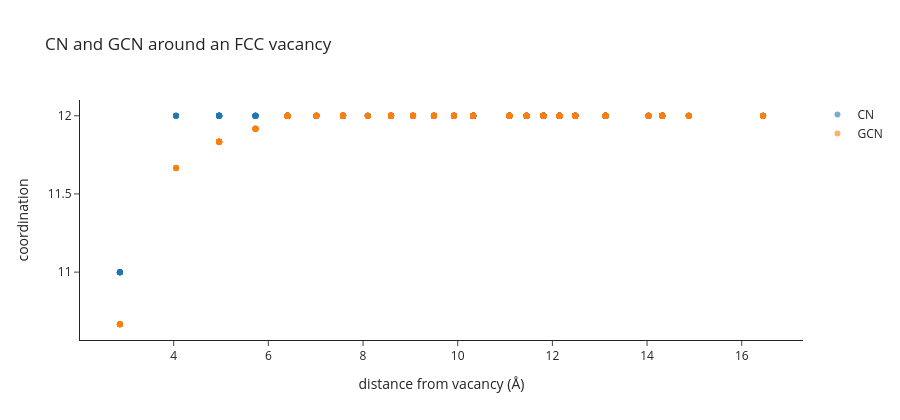

This figure's notebook cell:
### Markdown cell above
## 3. Generalized coordination number (GCN)

GCN looks at *how well coordinated each of an atom's neighbours is*. In
a perfect bulk this matches CN, but near a defect the values diverge —
which is exactly where GCN earns its name.

Remove a single atom from FCC (a vacancy). The 12 atoms that used to
surround it now have CN = 11. Their *neighbours*, in turn, have lost a
piece of their environment too — and GCN captures this second-order
effect.

### Code cell
atoms = make_crystal('fcc', lattice_constant=4.05, repetitions=(5, 5, 5))
# place vacancy at an interior site
centre = atoms.get_positions().mean(axis=0)
d2 = ((atoms.get_positions() - centre) ** 2).sum(axis=1)
vac_idx = int(np.argmin(d2))
vac_pos = atoms.get_positions()[vac_idx].copy()
del atoms[vac_idx]

pyscal.find_neighbors(atoms, method='cutoff', cutoff=3.5)
cn   = pyscal.coordination_number(atoms)
gcn  = pyscal.generalized_coordination_number(atoms)

# distance of each remaining atom to the vacancy site
r_to_vac = np.linalg.norm(atoms.get_positions() - vac_pos, axis=1)

fig = go.Figure()
fig.add_trace(go.Scatter(x=r_to_vac, y=cn,  mode='markers', name='CN',
                         marker=dict(size=6, opacity=0.6)))
fig.add_trace(go.Scatter(x=r_to_vac, y=gcn, mode='markers', name='GCN',
                         marker=dict(size=6, opacity=0.6)))
fig.update_layout(xaxis_title='distance from vacancy (\u00c5)',
                  yaxis_title='coordination',
                  title='CN and GCN around an FCC vacancy',
                  height=420, template='simple_white')
fig

### Figure 1 — Plotly figure (JSON) as saved in the notebook; plotly's stock layout.template omitted (floating-point values rounded to 4 significant figures; data arrays with more than 128 entries replaced by an {"elided": "..."} marker saying what was removed)
{"data": [{"marker": {"opacity": 0.6, "size": 6}, "mode": "markers", "name": "CN", "type": "scatter", "x": {"elided": "499 float values"}, "y": {"elided": "499 int values"}}, {"marker": {"opacity": 0.6, "size": 6}, "mode": "markers", "name": "GCN", "type": "scatter", "x": {"elided": "499 float values"}, "y": {"elided": "499 float values"}}], "layout": {"height": 420, "title": {"text": "CN and GCN around an FCC vacancy"}, "xaxis": {"title": {"text": "distance from vacancy (Å)"}}, "yaxis": {"title": {"text": "coordination"}}}}
